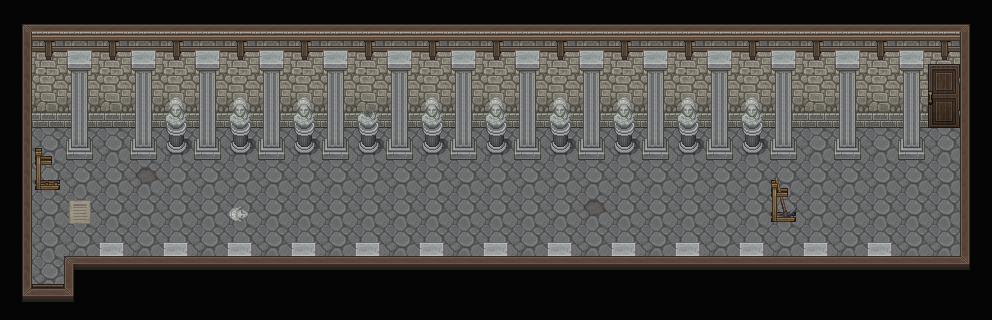

A 2D game scene composited from a Tiled map and its tileset images. What follows is a short description and the map's XML, with each tile layer's data collapsed to a summary:
An orthogonal 31x10 tile map with 32x32 px tiles, 9 tile layers (壁周り, 床, 壁, オブジェクト, ...), 10 tilesets.

<map version="1.10" tiledversion="1.11.2" orientation="orthogonal" renderorder="right-down" width="31" height="10" tilewidth="32" tileheight="32" infinite="0" nextlayerid="10" nextobjectid="1">
 <tileset firstgid="1" source="black.tsx" />
 <tileset firstgid="2" source="Inside-Town-A5.tsx" />
 <tileset firstgid="130" source="Bridge1-F.tsx" />
 <tileset firstgid="386" source="Cave1-MineC-1.tsx" />
 <tileset firstgid="394" source="Inside-Town-D-2.tsx" />
 <tileset firstgid="402" source="Statue02.tsx" />
 <tileset firstgid="411" source="Door.tsx" />
 <tileset firstgid="423" source="ModernI-A501.tsx" />
 <tileset firstgid="551" source="Statue02-1.tsx" />
 <tileset firstgid="560" source="Inside-Town-D.tsx" />
 <layer id="1" name="壁周り" width="31" height="10" locked="1">
  <data>[310 cells, 106 non-empty, 1 distinct tile ids]</data>
 </layer>
 <layer id="2" name="床" width="31" height="10" locked="1">
  <data>[310 cells, 117 non-empty, 2 distinct tile ids]</data>
 </layer>
 <layer id="3" name="壁" width="31" height="10" locked="1">
  <data>[310 cells, 163 non-empty, 12 distinct tile ids]</data>
 </layer>
 <layer id="4" name="オブジェクト" width="31" height="10" locked="1">
  <data>[310 cells, 29 non-empty, 2 distinct tile ids]</data>
 </layer>
 <layer id="6" name="コライダーオブジェ" width="31" height="10" locked="1">
  <data>[310 cells, 25 non-empty, 8 distinct tile ids]</data>
 </layer>
 <layer id="7" name="ドア" width="31" height="10" locked="1">
  <data>[310 cells, 3 non-empty, 3 distinct tile ids]</data>
 </layer>
 <layer id="5" name="柱" width="31" height="10" locked="1">
  <data>[310 cells, 69 non-empty, 4 distinct tile ids]</data>
 </layer>
 <layer id="9" name="アイテム" width="31" height="10" locked="1">
  <data>[310 cells, 1 non-empty, 1 distinct tile ids]</data>
 </layer>
 <layer id="8" name="影" width="31" height="10" locked="1" opacity="0.23">
  <data>[310 cells, 310 non-empty, 1 distinct tile ids]</data>
 </layer>
</map>
